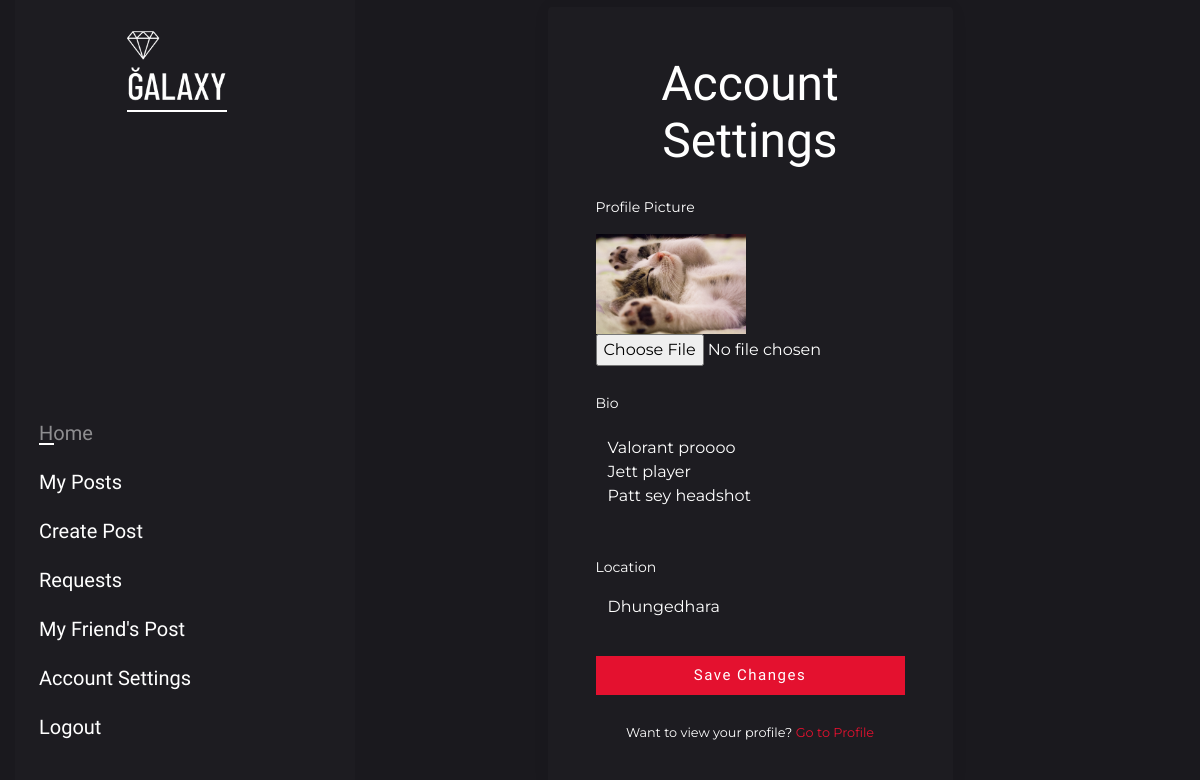
The app's page /settings/ (signed in) with its own data.
### core/models.py (models this page shows, shortened)
class Profile(models.Model):
    user = models.OneToOneField(User , on_delete=models.CASCADE)
    id_user = models.IntegerField()
    bio = models.CharField(max_length=100 , blank=True)
    profile_img = models.ImageField(upload_to='profile' , default='default.jpeg')
    location = models.CharField(max_length=50 , blank=True)

### core/views.py (the view, shortened to what this page needs)
# urls.py: path('settings/' , views.settings , name='settings'),
def settings(request):
    user_profile = Profile.objects.get(user = request.user)
    context ={
        'user_profile': user_profile
    }
    return render(request, 'user/settings.html', context)

### templates/user/settings.html (shortened to what this page needs)
{% extends 'base.html' %}
{% load static %}
{% block content %}
<div class="container-fluid min-vh-100">
    <div class="row">
        <div class="col-md-3">
            <aside class="sidenav d-flex flex-column justify-content-between bg-dark vh-100 p-4">
                <a class="navbar-brand text-center" href="{% url 'index' %}" class="logo">
                    <img src="{% static 'images/logo.png' %}" alt="Logo" class="img-fluid" width="100px">
                </a>
                {% include 'navbar.html' %}
            </aside>
        </div>
        <div class="col-md-9 d-flex justify-content-center align-items-center min-vh-100">
            <div class="col-md-6">
                <div class="contact-form bg-dark p-5 rounded shadow text-center">
                    <h1 class="text-white mb-4">Account Settings</h1>
                    <form method="POST" enctype="multipart/form-data" class="needs-validation">
                        <div class="form-group mb-4 text-left">
                            <label for="profilePicture" class="text-white">Profile Picture</label> <br>
                            <img src="{{user_profile.profile_img.url}}" width="150px">
                            <input type="file" id="profilePicture" name="profile" class="form-control-file bg-transparent border-light text-white shadow-none">
                        </div>
                        <div class="form-group mb-4 text-left">
                            <label for="bio" class="text-white">Bio</label>
                            <textarea id="bio" name="bio" class="form-control bg-transparent border-light text-white shadow-none" placeholder="Tell us about yourself..." rows="4">{{ user_profile.bio }}</textarea>
                        </div>
                        <div class="form-group mb-4 text-left">
                            <label for="location" class="text-white">Location</label>
                            <input type="text" id="location" name="location" class="form-control bg-transparent border-light text-white shadow-none" placeholder="Enter your location" value="{{user_profile.location}}">
                        </div>
                        <div class="text-center">
                            <button type="submit" class="btn btn-primary btn-block py-2">Save Changes</button>
                        </div>
                    </form>
                    <div class="text-center mt-4">
                        <small class="text-white">Want to view your profile? <a href="{% url 'profile' user_profile.user.username %}" class="text-primary">Go to Profile</a></small>
                    </div>
                </div>
            </div>
        </div>
    </div>
</div>
{% endblock content %}

### static/css/style.css (style rules this page uses)
.btn { font-size: 15px; padding: 10px 25px; letter-spacing: 0.1em; color: #ffffff; font-family: "Barlow Condensed", sans-serif; border-radius: 0; border: 0; }
.btn-primary { background-color: #E4112F; }
.shadow { box-shadow: 0px 0px 20px rgba(34, 34, 34, 0.04) !important; }
.text-primary, .text-primary-onHover:hover { color: #E4112F !important; }
.bg-dark { background-color: #1D1C21 !important; }
h1, .h1, h2, .h2, h3, .h3, h4 { font-family: "Barlow Condensed", sans-serif; }
h1, .h1 { font-size: 48px; }
h1, .h1, h2, .h2, h3, .h3, h4, .h4, h5, .h5, h6, .h6, p { margin: 0; }
a { text-decoration: none; display: inline-block; transition: all 0.3s; }
.sidenav { top: 0; width: 340px; min-height: 100vh; padding: 60px; transition: 0.3s ease; }
.sidenav .navbar-brand img { max-width: 150px; }
.contact-form { padding: 60px; }
.contact-form label { font-size: 14px; color: #ffffff; margin-bottom: 15px; }
.contact-form .form-control { background-color: transparent; border: 0; color: #aaa; border-color: #333139 !important; padding-bottom: 20px; }
.contact-form textarea { resize: none; height: 100px; }

### records on screen
Profile: profile_img (picture), bio "Valorant proooo Jett player Patt sey headshot", location "Dhungedhara"
